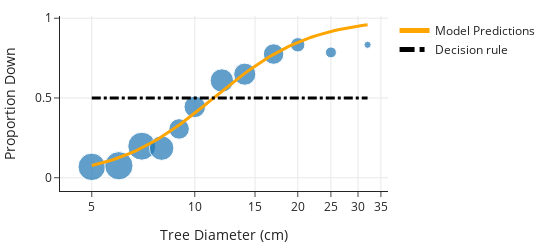

The notebook cell this image was saved under:
### Markdown cell above
The `sklearn` logistic regression model's `predict` function implements the basic decision rule: predict `1` if the predicted probability $ p > 0.5 $. Otherwise, predict 0. We've overlaid this decision rule on top of the model predictions as a dotted line:

### Code cell
X_plt = pd.DataFrame(
    {"log_diam": np.linspace(X["log_diam"].min(), X["log_diam"].max(), 50)}
)
p_hats = lr_model.predict_proba(X_plt)
X_orig = np.exp(X_plt["log_diam"])

fig = px.scatter(
    tree_bins, x="diameter", y="proportion", size="count", log_x=True,
    labels={"diameter": "Tree Diameter (cm)", "proportion": "Proportion Down"},
    width=550, height=250,
)

fig.add_trace(go.Scatter(
    x=X_orig, y=p_hats[:, 1], line=dict(color="orange", width=3),
    mode="lines", name="Model Predictions",
))

fig.add_trace(go.Scatter(
    x=X_orig, y=np.repeat(0.5, len(X_orig)),
    line=dict(color="black", width=3, dash="dashdot"),
    name="Decision rule",
))

fig

### Figure 1 — Plotly figure (JSON) as saved in the notebook; plotly's stock layout.template omitted (floating-point values rounded to 4 significant figures)
{"data": [{"hovertemplate": "Tree Diameter (cm)=%{x}<br>Proportion Down=%{y}<br>count=%{marker.size}<extra></extra>", "legendgroup": "", "marker": {"color": "#1F77B4", "size": [88, 93, 91, 70, 49, 54, 64, 57, 49, 24, 14, 6], "sizemode": "area", "sizeref": 0.2325, "symbol": "circle"}, "mode": "markers", "name": "", "orientation": "v", "showlegend": false, "type": "scatter", "x": [5, 6, 7, 8, 9, 10, 12, 14, 17, 20, 25, 32], "xaxis": "x", "y": [0.06818, 0.07527, 0.1978, 0.1857, 0.3061, 0.4444, 0.6094, 0.6491, 0.7755, 0.8333, 0.7857, 0.8333], "yaxis": "y"}, {"line": {"color": "orange", "width": 3}, "mode": "lines", "name": "Model Predictions", "type": "scatter", "x": [5.0, 5.193, 5.394, 5.602, 5.818, 6.043, 6.276, 6.518, 6.77, 7.031, 7.303, 7.585, 7.878, 8.182, 8.498, 8.826, 9.167, 9.521, 9.888, 10.27, 10.67, 11.08, 11.51, 11.95, 12.41, 12.89, 13.39, 13.91, 14.44, 15.0, 15.58, 16.18, 16.81, 17.45, 18.13, 18.83, 19.56, 20.31, 21.09, 21.91, 22.75, 23.63, 24.55, 25.49, 26.48, 27.5, 28.56, 29.67, 30.81, 32], "y": [0.07633, 0.08486, 0.09424, 0.1046, 0.1158, 0.1282, 0.1416, 0.1562, 0.172, 0.189, 0.2073, 0.2269, 0.2478, 0.2698, 0.2931, 0.3176, 0.343, 0.3695, 0.3967, 0.4246, 0.4529, 0.4816, 0.5104, 0.5391, 0.5676, 0.5956, 0.623, 0.6497, 0.6754, 0.7002, 0.7238, 0.7462, 0.7674, 0.7874, 0.806, 0.8234, 0.8395, 0.8545, 0.8682, 0.8808, 0.8924, 0.903, 0.9126, 0.9214, 0.9293, 0.9365, 0.9431, 0.9489, 0.9542, 0.959]}, {"line": {"color": "black", "dash": "dashdot", "width": 3}, "name": "Decision rule", "type": "scatter", "x": [5.0, 5.193, 5.394, 5.602, 5.818, 6.043, 6.276, 6.518, 6.77, 7.031, 7.303, 7.585, 7.878, 8.182, 8.498, 8.826, 9.167, 9.521, 9.888, 10.27, 10.67, 11.08, 11.51, 11.95, 12.41, 12.89, 13.39, 13.91, 14.44, 15.0, 15.58, 16.18, 16.81, 17.45, 18.13, 18.83, 19.56, 20.31, 21.09, 21.91, 22.75, 23.63, 24.55, 25.49, 26.48, 27.5, 28.56, 29.67, 30.81, 32], "y": [0.5, 0.5, 0.5, 0.5, 0.5, 0.5, 0.5, 0.5, 0.5, 0.5, 0.5, 0.5, 0.5, 0.5, 0.5, 0.5, 0.5, 0.5, 0.5, 0.5, 0.5, 0.5, 0.5, 0.5, 0.5, 0.5, 0.5, 0.5, 0.5, 0.5, 0.5, 0.5, 0.5, 0.5, 0.5, 0.5, 0.5, 0.5, 0.5, 0.5, 0.5, 0.5, 0.5, 0.5, 0.5, 0.5, 0.5, 0.5, 0.5, 0.5]}], "layout": {"height": 250, "legend": {"itemsizing": "constant", "tracegroupgap": 0}, "width": 550, "xaxis": {"anchor": "y", "autorange": true, "domain": [0, 1], "range": [0.6059, 1.565], "title": {"text": "Tree Diameter (cm)"}, "type": "log"}, "yaxis": {"anchor": "x", "autorange": true, "domain": [0, 1], "range": [-0.08307, 1.014], "title": {"text": "Proportion Down"}, "type": "linear"}}}
